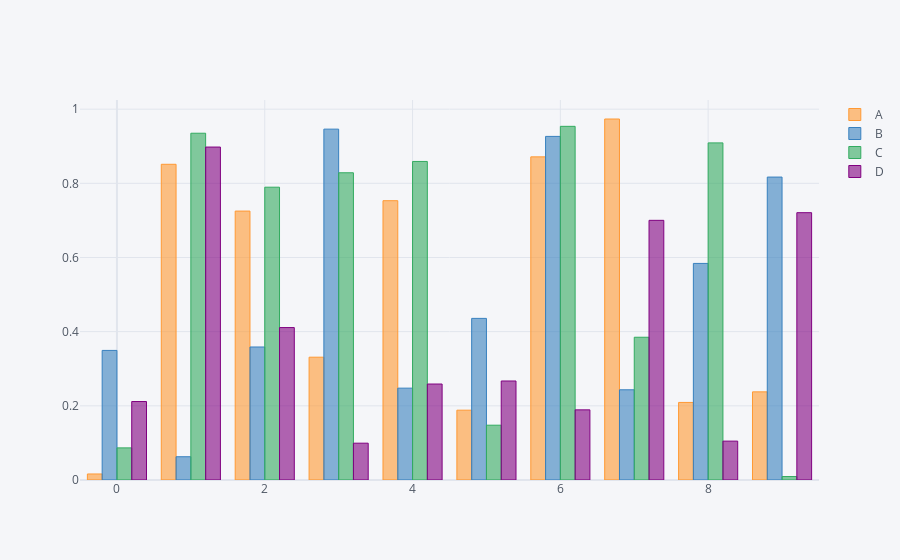

Source (notebook cell):
### Code cell
df = pd.DataFrame(np.random.rand(10, 4), columns=['A', 'B', 'C', 'D'])
fig = df.iplot(asFigure=True, kind="bar")
pyo.plot(fig,filename='bar.html')
fig.show()

### Figure 1 — Plotly figure (JSON) as saved in the notebook; plotly's stock layout.template omitted (floating-point values rounded to 4 significant figures)
{"data": [{"marker": {"color": "rgba(255, 153, 51, 0.6)", "line": {"color": "rgba(255, 153, 51, 1.0)", "width": 1}}, "name": "A", "orientation": "v", "text": "", "type": "bar", "x": [0, 1, 2, 3, 4, 5, 6, 7, 8, 9], "y": [0.01623, 0.8514, 0.7252, 0.3311, 0.7532, 0.1883, 0.8713, 0.9735, 0.2092, 0.2377]}, {"marker": {"color": "rgba(55, 128, 191, 0.6)", "line": {"color": "rgba(55, 128, 191, 1.0)", "width": 1}}, "name": "B", "orientation": "v", "text": "", "type": "bar", "x": [0, 1, 2, 3, 4, 5, 6, 7, 8, 9], "y": [0.3495, 0.06273, 0.3587, 0.9461, 0.2477, 0.4358, 0.9266, 0.2433, 0.5841, 0.8169]}, {"marker": {"color": "rgba(50, 171, 96, 0.6)", "line": {"color": "rgba(50, 171, 96, 1.0)", "width": 1}}, "name": "C", "orientation": "v", "text": "", "type": "bar", "x": [0, 1, 2, 3, 4, 5, 6, 7, 8, 9], "y": [0.08661, 0.9351, 0.7896, 0.8285, 0.859, 0.1478, 0.9537, 0.385, 0.9091, 0.00933]}, {"marker": {"color": "rgba(128, 0, 128, 0.6)", "line": {"color": "rgba(128, 0, 128, 1.0)", "width": 1}}, "name": "D", "orientation": "v", "text": "", "type": "bar", "x": [0, 1, 2, 3, 4, 5, 6, 7, 8, 9], "y": [0.2116, 0.8978, 0.4111, 0.09929, 0.2588, 0.267, 0.1891, 0.7002, 0.1049, 0.7209]}], "layout": {"legend": {"bgcolor": "#F5F6F9", "font": {"color": "#4D5663"}}, "paper_bgcolor": "#F5F6F9", "plot_bgcolor": "#F5F6F9", "title": {"font": {"color": "#4D5663"}}, "xaxis": {"gridcolor": "#E1E5ED", "showgrid": true, "tickfont": {"color": "#4D5663"}, "title": {"font": {"color": "#4D5663"}, "text": ""}, "zerolinecolor": "#E1E5ED"}, "yaxis": {"gridcolor": "#E1E5ED", "showgrid": true, "tickfont": {"color": "#4D5663"}, "title": {"font": {"color": "#4D5663"}, "text": ""}, "zerolinecolor": "#E1E5ED"}}}
